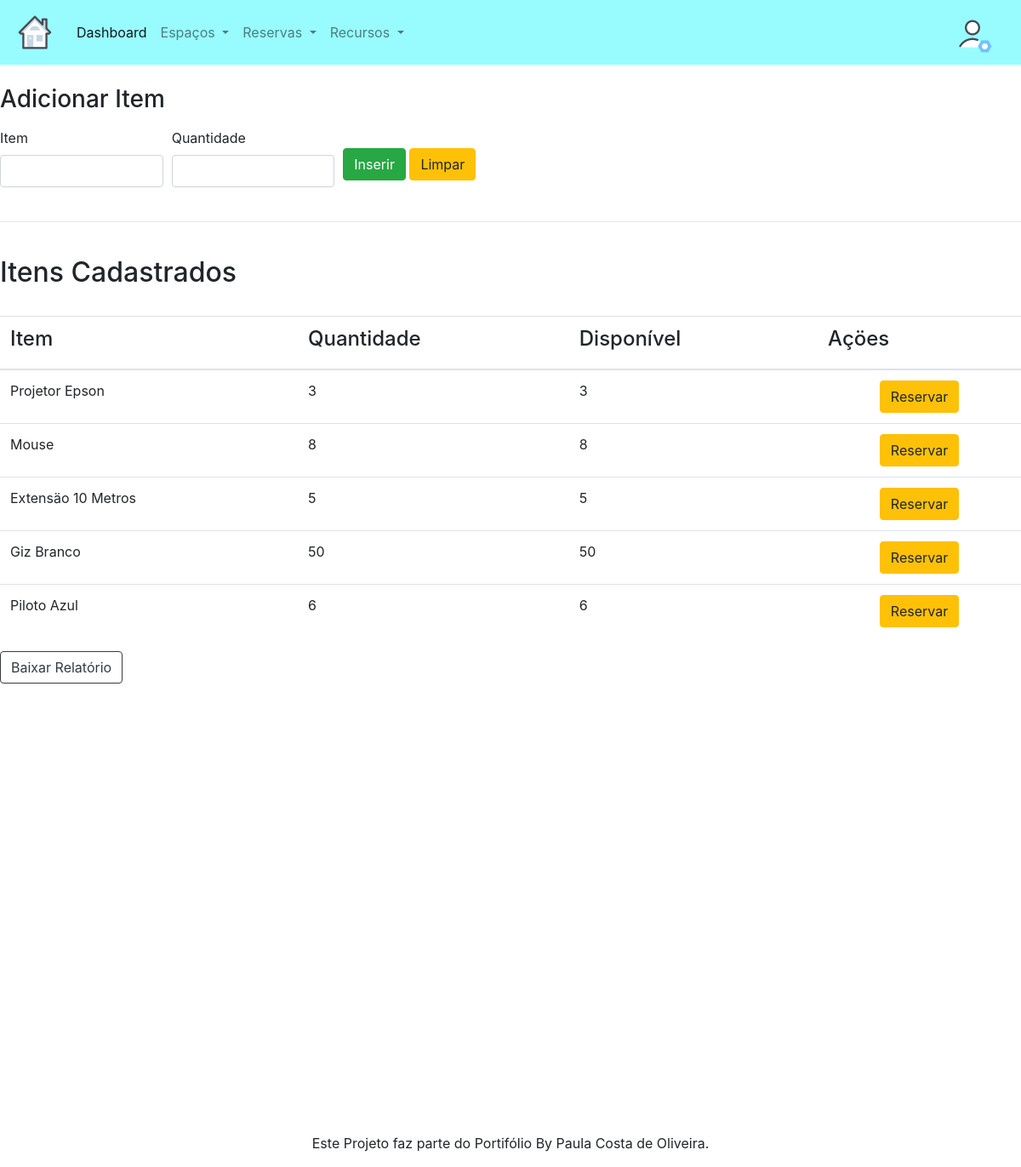
Page /cadastrar_item.php on the committed database.
### tables this page shows
CREATE TABLE `item` (
  `itemID` int(11) NOT NULL,
  `item` varchar(30) NOT NULL,
  `quantidade` int(3) NOT NULL,
  `disponivel` int(3) NOT NULL
);

### cadastrar_item.php (the view, shortened to what this page needs)
<?php
  include "conexao.php";
?>
<?php
  $query = $conecta->query ("SELECT * FROM item");
?>
<!DOCTYPE html>
<html>
<head>
	<link rel="stylesheet" href="https://stackpath.bootstrapcdn.com/bootstrap/4.1.3/css/bootstrap.min.css">
	<link rel="stylesheet" href="https://raw.githubusercontent.com/daneden/animate.css/master/animate.css">
	<link rel="stylesheet" href="css/bootnavbar.css">
<nav class="navbar navbar-expand-lg navbar-light" style="background-color: #98FCFF;">
  <a class="navbar-brand" href="#">
    <img src="icons-espaco.png" width="50" height="50" class="d-inline-block align-top" alt="">
  </a>
  <div class="collapse navbar-collapse" id="navbarNav">
    <ul class="navbar-nav">
      <li class="nav-item active">
        <a class="nav-link" href="dashboard.html">Dashboard</a>
      </li>
      <li class="nav-item dropdown">
        <a class="nav-link dropdown-toggle" href="#" id="navbarDropdownMenuLink" data-toggle="dropdown" aria-haspopup="true" aria-expanded="false">
          Espaços
        </a>
      </li>
      <li class="nav-item dropdown">
        <a class="nav-link dropdown-toggle" href="#" id="navbarDropdownMenuLink" data-toggle="dropdown" aria-haspopup="true" aria-expanded="false">
          Reservas
        </a>
      </li>
      <li class="nav-item dropdown">
        <a class="nav-link dropdown-toggle" href="#" id="navbarDropdownMenuLink" data-toggle="dropdown" aria-haspopup="true" aria-expanded="false">
          Recursos
        </a>
      </li>
    </ul>
  </div>
  <a class="navbar-brand" href="#">
    <img src="icons-user-settings.png" width="50" height="50" class="d-inline-block align-top" alt="">
  </a>
</nav>
</head>
<body>
<form action="adicionar_item.php" method="post">
  <br><label><h3> Adicionar Item </h3></label><br>
  <div class="form-row">
    <div class="col-2">
      <label>Item</label>
      <input type="text" name="item" class="form-control">
    </div>
    <div class="col-2">
      <label>Quantidade</label>
      <input type="text" name="quantidade" class="form-control">
    </div>
    <div class="col-2"> <br>
    <button type="submit" class="btn btn-success" name="Enviar">Inserir</button>
    <button type="Reset" class="btn btn-warning" name="Limpar">Limpar</button>
  </div>
</div>
</form>
<br><hr><br>
<?php
      echo "<h2> Itens Cadastrados </h2>";
      echo '<br><table class="table table-hover">';
      echo "<thead>";
      echo "<tr>";
      echo "<th align=center><h4> Item </h4></th>";
      echo "<th align=center><h4> Quantidade </h4></th>";
      echo "<th align=center><h4> Disponível </h4></th>";
      echo "<th align=center><h4> Açöes </h4></th>";
      echo "</tr>";
      echo "</thead>";
      echo "<tbody>";
    while ($resultado = mysqli_fetch_assoc($query)){
      echo "<tr>";
      echo "<td>" . utf8_encode($resultado ["item"]) . "</td>";
      echo "<td>" . $resultado ["quantidade"] . "</td>";
      echo "<td>" . $resultado ["disponivel"] . "</td>";
    ?>
      <td><center><button class="btn btn-warning" href="reservarItem.php?id=<?php echo $resultado["id"]?>" data-toggle="modal" data-target="#myModal">Reservar</button></center></td>
    <?php
    echo "</tr>";
    }
    echo "</tbody>";
    echo "</table>";
?>
<button type="button" class="btn btn-outline-dark">Baixar Relatório</button>
<?php include_once("_incluir/rodape.php"); ?>
</body>
</html>

### _incluir/rodape.php
<footer>
    <div id="footer_central">
		<center> <br><br><br><br><br><br><br><br><br><br><br><br><br><br><br><br><br><br><br><br><br><br>
        <p>Este Projeto faz parte do Portifólio By Paula Costa de Oliveira.</p>
		</center>
    </div>
</footer>

### rows in the picture
item: item "Projetor Epson", quantidade "3", disponivel "3"
item: item "Mouse", quantidade "8", disponivel "8"
item: item "Extensäo 10 Metros", quantidade "5", disponivel "5"
item: item "Giz Branco", quantidade "50", disponivel "50"
item: item "Piloto Azul", quantidade "6", disponivel "6"
